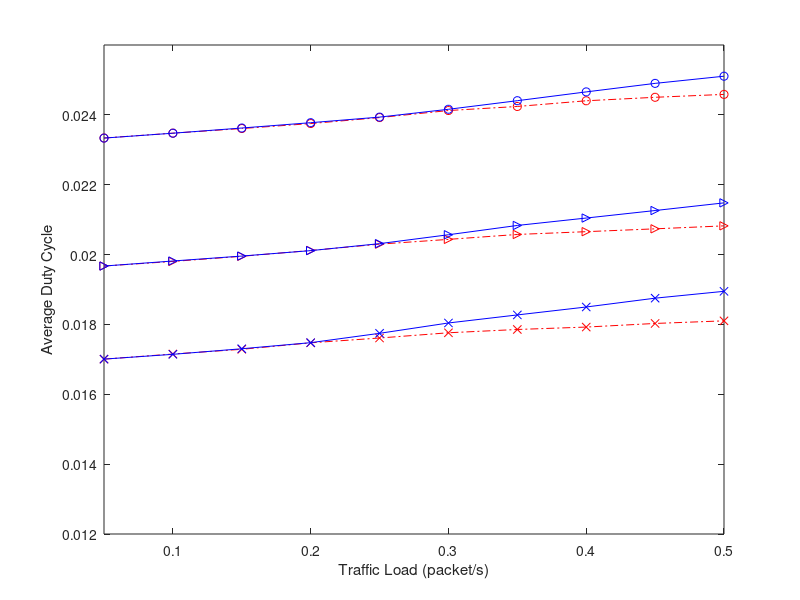

This chart was generated by the following MATLAB code: (Note: this script raises an error after producing the figure.)
% Plot duty cycle
% \xi = 14, 17, 20
% PRI-basic, PRI-ASM (adaptive schedule maintaince)
basic_14=[0.023337474	0.023476072	0.023608467	0.023750862	0.023922147	0.024123795	0.024240193	0.024403317	0.024502993	0.024585971];
basic_17=[0.019672682	0.019803488	0.019951204	0.020117436	0.020298592	0.020435031	0.020576035	0.02065565	0.02073699	0.020822058];
basic_20=[0.017006372	0.017153112	0.017287866	0.017473734	0.017611141	0.017761258	0.017855524	0.017924576	0.018028102	0.018102576];
asm_14=[0.023334812	0.0234747	0.023623397	0.023775852	0.02393575	0.024159763	0.024405496	0.024657455	0.024901491	0.025106754];
asm_17=[0.019671657	0.019816049	0.019957507	0.020112769	0.020313024	0.020567629	0.020833766	0.021046104	0.021261021	0.021480086];
asm_20=[0.017007123	0.017144447	0.017303746	0.017477747	0.017745575	0.018041819	0.018272095	0.018499211	0.018751897	0.018947899];

figure;
hold off;
arrival_rate=0.05:0.05:0.5;
plot(arrival_rate,basic_14,'ro-.');
hold on;
plot(arrival_rate,basic_17,'r>-.');
plot(arrival_rate,basic_20,'rx-.');


plot(arrival_rate,asm_14,'bo-');
plot(arrival_rate,asm_17,'b>-');
plot(arrival_rate,asm_20,'bx-');

% set(gca,'XTick',0.05:0.05:0.5);
% set(gca,'XTickLabel',0.05:0.05:0.5);
%set(gca,'Xdir','reverse')
axis([0.05 0.5 0.012 0.026]);
xlabel('Traffic Load (packet/s)');
ylabel('Average Duty Cycle');
legend('PRI-basic, {{\it{\xi}} = 14}','PRI-basic, {{\it{\xi}} = 17}','PRI-basic, {{\it{\xi}} = 20}', ...
    'PRI-ASM, {{\it{\xi}} = 14}','PRI-ASM, {{\it{\xi}} = 17}','PRI-ASM, {{\it{\xi}} = 20}',4);
% grid on;
